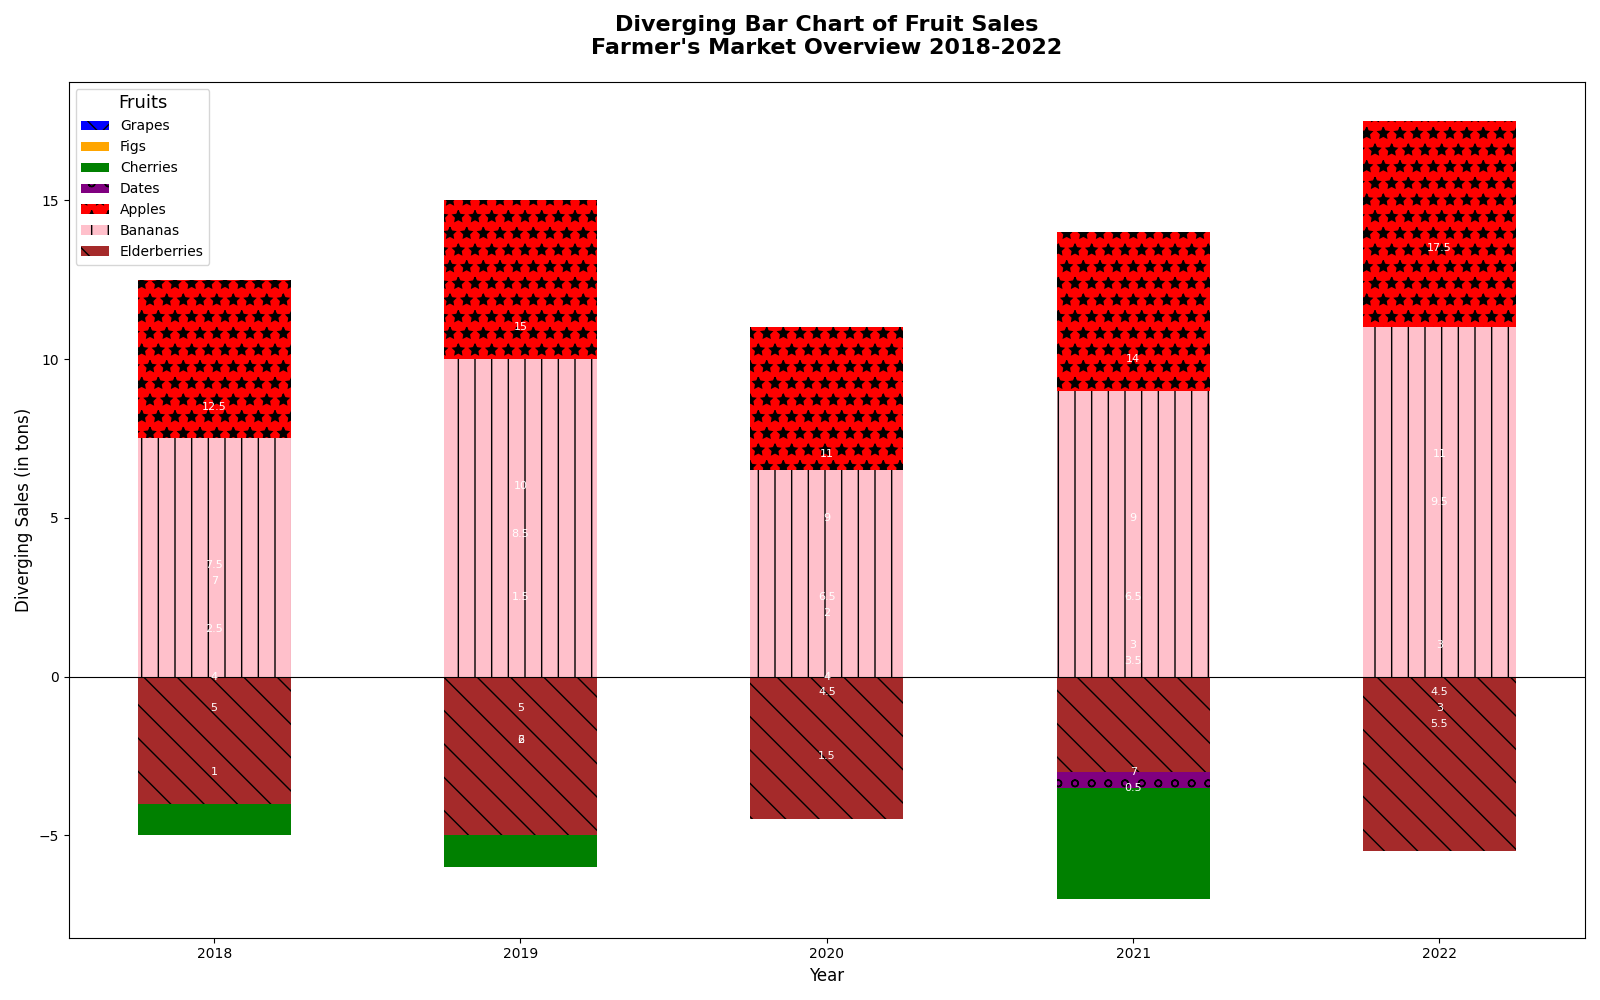

Reproduce this figure in Python.
import matplotlib.pyplot as plt
import numpy as np

years = ['2018', '2019', '2020', '2021', '2022']
fruits = ['Apples', 'Bananas', 'Cherries', 'Dates', 'Elderberries', 'Figs', 'Grapes']

sales_data = {
    'Elderberries': [-4, -5, -4.5, -3, -5.5],
    'Bananas': [7.5, 10, 6.5, 9, 11],
    'Apples': [12.5, 15, 11, 14, 17.5],
    'Dates': [-2.5, -1.5, -2, -3.5, -3],
    'Cherries': [-5, -6, -4, -7, -4.5],
    'Figs': [1, 2, 1.5, 0.5, 3],
    'Grapes': [7, 8.5, 9, 6.5, 9.5]
}

years_count = len(years)
bar_width = 0.5
year_positions = np.arange(years_count)

fig, ax = plt.subplots(figsize=(16, 10))

bottoms = np.zeros(years_count)
styles = ['x', 'D', 's', 'o', '*', '|', '\\']
colors = ['blue', 'orange', 'green', 'purple', 'red', 'pink', 'brown']
line_styles = ['-', '--', '-.', ':', '-', '--', ':']

for i, (fruit, sales) in enumerate(reversed(sales_data.items())):
    ax.bar(year_positions, sales, bar_width, bottom=bottoms, 
           label=fruit, color=colors[i], linestyle=line_styles[i], hatch=styles[i])

for fruit, sales in sales_data.items():
    for i, sale in enumerate(sales):
        ax.text(year_positions[i], sale + (4 if sale < 0 else -4), 
                f'{abs(sale)}', ha='center', va='center', fontsize=8, color='white')

ax.set_title("Diverging Bar Chart of Fruit Sales\nFarmer's Market Overview 2018-2022", fontsize=16, weight='bold', pad=20)
ax.set_xlabel("Year", fontsize=12)
ax.set_ylabel("Diverging Sales (in tons)", fontsize=12)
ax.set_xticks(year_positions)
ax.set_xticklabels(years)
ax.axhline(0, color='black', linewidth=0.8)
ax.legend(loc='best', title="Fruits", fontsize=10, title_fontsize='13')

ax.grid(False)

plt.tight_layout()
plt.show()
